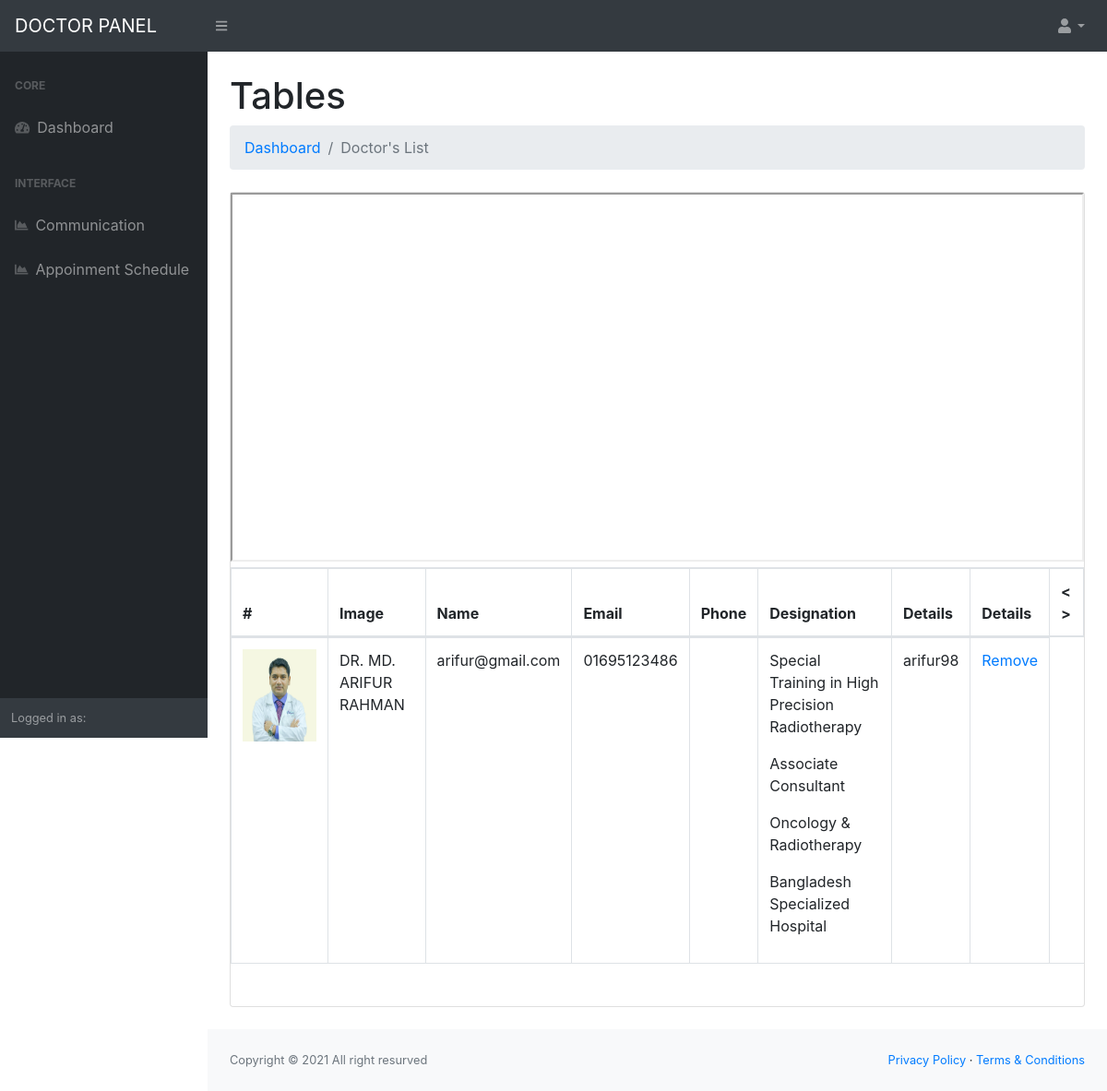
Screenshot of /admin/viewdoctor.php?doctorid=29 (signed in) with the database file from the repository.
### tables this page shows
CREATE TABLE `our_doctor_table` (
  `od_id` int(11) NOT NULL,
  `dept_id` int(11) NOT NULL,
  `od_name` varchar(300) NOT NULL,
  `od_email` varchar(300) NOT NULL,
  `od_dept` varchar(300) NOT NULL,
  `od_image` varchar(300) NOT NULL,
  `od_skype` varchar(200) NOT NULL,
  `od_phone` varchar(200) NOT NULL,
  `od_desc` text NOT NULL,
  `od_pass` varchar(300) NOT NULL,
  `od_fee` int(11) NOT NULL,
  `od_valid` varchar(300) NOT NULL
);

### library/db.php (called while the page is built, shortened)
<?php
class DBconnection{
	public function connectDataBase(){
		$this->con = new mysqli('localhost', 'root', '','doctor_db');
	}
}
?>

### library/Selectclass.php (called while the page is built, shortened)
<?php
include_once 'db.php';
class Selectclass extends DBconnection{
	public function selects($query){
		$result = $this->con->query($query) or die($this->con->error.__LINE__);
		if($result){
			return $result;
		} else {
			return false;
		}
	}
	public function selectallId($var,$varid,$id){
		$query = "SELECT * FROM $var WHERE $varid = $id ";
		$result = self::selects($query);
		return $result;
	}
}
 ?>

### admin/viewdoctor.php (the view, shortened to what this page needs)
<?php include_once 'header.php'; ?>
            <div id="layoutSidenav_content">
                <main>
                    <div class="container-fluid">
                        <h1 class="mt-4">Tables</h1>
                        <ol class="breadcrumb mb-4">
                            <li class="breadcrumb-item"><a href="index.html">Dashboard</a></li>
                            <li class="breadcrumb-item active">Doctor's List</li>
                        </ol>
                        <div class="card mb-4">
                               <table class="table table-bordered" id="dataTable" width="100%" cellspacing="0">
                                        <thead>
                                            <tr>
                                                <th>#</th>
                                                <th>Image</th>
                                                <th>Name</th>
                                                <th>Email</th>
                                                <th>Phone</th>
                                                <th>Designation</th>
                                                <th>Details</th>
                                                <th>Details</th>
                                                <th> < > </th>
                                            </tr>
                                        </thead>
                                        <tbody>
                <?php
                $doctorid = $_GET['doctorid'];
                    $viewdoctor = $sc->selectallId('our_doctor_table','od_id',$doctorid);
                        while ($row = $viewdoctor->fetch_assoc()) {
                ?>
                                            <tr>
                                                <iframe  type="application/pdf" src="../<?php echo $row['od_valid'];?>" width="100%" height="400px"></iframe> </object>
                                                <td><img style="height: 100px; width: 80px;" src="../<?php echo $row['od_image'];?>"></td>
                                                <td><?php echo $row['od_name'];?></td>
                                                <td><?php echo $row['od_email'];?></td>
                                                <td><?php echo $row['od_phone'];?></td>
                                                <td><?php echo $row['od_dept'];?></td>
                                                <td><?php echo $row['od_desc'];?></td>
                                                <td><?php echo $row['od_skype'];?></td>
                                                <td>
                                                    <a href="viewdoctor.php">Remove</a>
                                                </td>
                                            </tr>
                                     <?php }  ?>
                                        </tbody>
                                    </table>
                            <div class="card-body">
                            </div>
                        </div>
                    </div>
                </main>
             <?php include_once 'footer.php'; ?>

### rows the page displays
our_doctor_table: od_image (picture), od_name "DR. MD. ARIFUR RAHMAN", od_email "arifur@gmail.com", od_phone "01695123486", od_desc "Special Training in High Precision Radiotherapy Associate Consultant Oncology & Radiotherapy Bangladesh Specialized Hospital", od_skype "arifur98"
